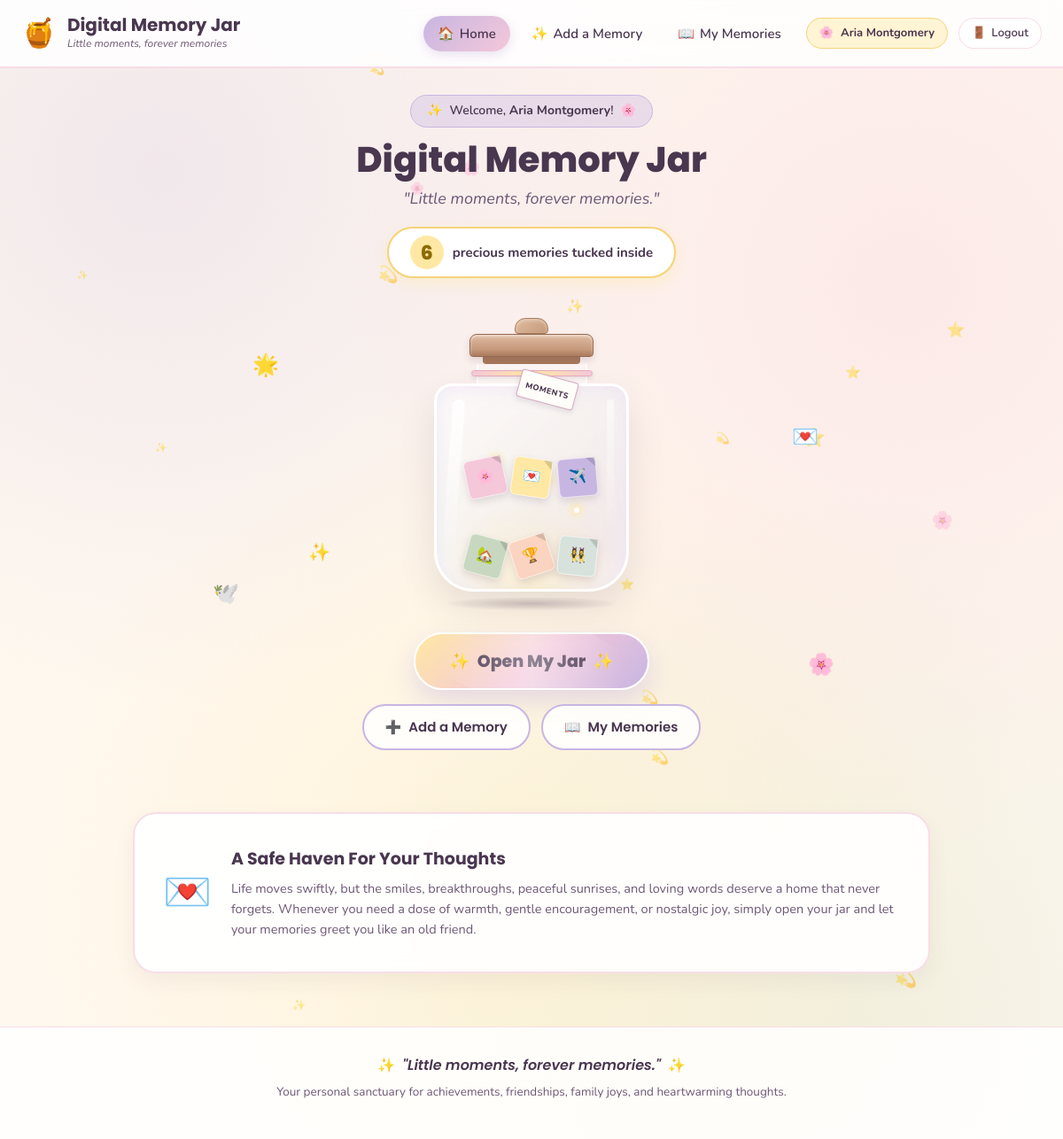
Screenshot of /home.php (signed in) with the database file from the repository.
### tables this page shows
CREATE TABLE IF NOT EXISTS `memories` (
  `id` INT AUTO_INCREMENT PRIMARY KEY,
  `user_id` INT NOT NULL,
  `title` VARCHAR(150) NOT NULL,
  `description` TEXT NOT NULL,
  `memory_date` DATE NOT NULL,
  `category` VARCHAR(50) NOT NULL,
  `mood` VARCHAR(30) DEFAULT NULL,
  `created_at` TIMESTAMP DEFAULT CURRENT_TIMESTAMP,
  CONSTRAINT `fk_memories_users` 
    FOREIGN KEY (`user_id`) 
    REFERENCES `users` (`id`) 
    ON DELETE CASCADE 
    ON UPDATE CASCADE
);

### includes/auth_check.php (called while the page is built, shortened)
<?php
$currentUser = [
    'id'    => (int)$_SESSION['user_id'],
    'name'  => $_SESSION['user_name'] ?? 'Friend',
    'email' => $_SESSION['user_email'] ?? ''
];

### config/db.php (called while the page is built, shortened)
<?php
function e($string) {
    return htmlspecialchars((string)$string, ENT_QUOTES, 'UTF-8');
}
function get_category_meta($category) {
    $categories = [
        'Happy Moment'     => ['icon' => '🌸', 'color' => '#F4C7D9'],
        'Achievement'      => ['icon' => '🏆', 'color' => '#FFE8A3'],
        'Friendship'       => ['icon' => '👯‍♀️', 'color' => '#C8B6E2'],
        'Family'           => ['icon' => '🏡', 'color' => '#FAD4C0'],
        'Travel'           => ['icon' => '✈️', 'color' => '#C8D8C0'],
        'Positive Message' => ['icon' => '💌', 'color' => '#D8E2DC'],
        'Other'            => ['icon' => '✨', 'color' => '#E8E8E4']
    ];
    return $categories[$category] ?? ['icon' => '✨', 'color' => '#E8E8E4'];
}

### home.php (the view, shortened to what this page needs)
<?php
require_once __DIR__ . '/config/db.php';
require_once __DIR__ . '/includes/auth_check.php';
$user_id = $currentUser['id'];
$count_stmt = $pdo->prepare("SELECT COUNT(*) AS total FROM memories WHERE user_id = :user_id");
$count_stmt->execute([':user_id' => $user_id]);
$memory_count = (int)$count_stmt->fetchColumn();
$preview_stmt = $pdo->prepare("SELECT title, category, mood FROM memories WHERE user_id = :user_id ORDER BY id DESC LIMIT 8");
$preview_stmt->execute([':user_id' => $user_id]);
$preview_notes = $preview_stmt->fetchAll();
require_once __DIR__ . '/includes/header.php';
?>
<div class="home-page-container">
    <section class="home-hero-section text-center">
        <div class="greeting-badge">
            <span class="badge-sparkle">✨</span>
            <span>Welcome, <strong><?php echo e($currentUser['name']); ?></strong>!</span>
            <span class="badge-sparkle">🌸</span>
        </div>
        <h1 class="main-title">Digital Memory Jar</h1>
        <p class="main-tagline">"Little moments, forever memories."</p>
        <div class="memory-counter-wrapper">
            <div class="counter-bubble">
                <span class="counter-number" id="jarMemoryCount"><?php echo $memory_count; ?></span>
                <span class="counter-label"><?php echo $memory_count === 1 ? 'precious memory tucked inside' : 'precious memories tucked inside'; ?></span>
            </div>
        </div>
    </section>
    <section class="jar-showcase-section">
        <div class="ambient-decorations" aria-hidden="true">
            <span class="float-item deco-1">🌟</span>
            <span class="float-item deco-2">💌</span>
            <span class="float-item deco-3">🕊️</span>
            <span class="float-item deco-4">🌸</span>
            <span class="float-item deco-5">✨</span>
        </div>
        <div class="glass-jar-wrapper">
            <div class="glass-jar" id="memoryJar" role="img" aria-label="A glass memory jar filled with colorful origami notes">
                <div class="jar-lid">
                    <div class="lid-knob"></div>
                    <div class="lid-cork"></div>
                    <div class="lid-ring"></div>
                </div>
                <div class="jar-neck">
                    <div class="jar-ribbon">
                        <div class="ribbon-tag">
                            <span>Moments</span>
                        </div>
                    </div>
                </div>
                <div class="jar-body">
                    <div class="jar-shine shine-left"></div>
                    <div class="jar-shine shine-right"></div>
                    <div class="jar-notes-container" id="jarNotesInner">
                        <?php if ($memory_count === 0): ?>
                            <div class="empty-jar-note">
                                <span class="empty-icon">💌</span>
                                <p>Your jar is quiet and waiting.<br>Drop your very first memory!</p>
                            </div>
                        <?php else: ?>
                            <?php
                            $note_colors = ['#F4C7D9', '#FFE8A3', '#C8B6E2', '#C8D8C0', '#FAD4C0', '#D8E2DC', '#FFD6E0'];
                            $note_rotations = ['-12deg', '8deg', '-5deg', '15deg', '-18deg', '6deg', '-9deg', '12deg'];
                            foreach ($preview_notes as $idx => $note):
                                $bg = $note_colors[$idx % count($note_colors)];
                                $rot = $note_rotations[$idx % count($note_rotations)];
                                $category_meta = get_category_meta($note['category']);
                            ?>
                                <div class="paper-note note-item-<?php echo $idx + 1; ?>"
                                     style="--note-bg: <?php echo $bg; ?>; --note-rot: <?php echo $rot; ?>;"
                                     title="<?php echo e($note['title']); ?>">
                                    <span class="note-icon"><?php echo $category_meta['icon']; ?></span>
                                    <span class="note-fold"></span>
                                </div>
                            <?php endforeach; ?>
                        <?php endif; ?>
                    </div>
                    <div class="jar-fireflies" aria-hidden="true">
                        <span class="firefly ff-2"></span>
                    </div>
                </div>
                <div class="jar-shadow"></div>
            </div>
        </div>
        <div class="jar-action-buttons">
            <button type="button" class="btn btn-magic btn-open-jar" id="btnOpenJar">
                <span class="btn-sparkle-icon">✨</span>
                <span class="btn-text">Open My Jar</span>
                <span class="btn-sparkle-icon">✨</span>
            </button>
            <div class="secondary-actions">
                <a href="add-memory.php" class="btn btn-outline btn-pill">
                    <span class="btn-icon">➕</span> Add a Memory
                </a>
                <a href="memories.php" class="btn btn-outline btn-pill">
                    <span class="btn-icon">📖</span> My Memories
                </a>
            </div>
        </div>
    </section>
    <section class="home-message-card">
        <div class="message-card-inner">
            <div class="message-card-icon">💌</div>
            <div class="message-card-text">
                <h3>A Safe Haven For Your Thoughts</h3>
                <p>
                    Life moves swiftly, but the smiles, breakthroughs, peaceful sunrises, and loving words deserve a home that never forgets.
                    Whenever you need a dose of warmth, gentle encouragement, or nostalgic joy, simply open your jar and let your memories greet you like an old friend.
                </p>
            </div>
        </div>
    </section>
</div>
<?php require_once __DIR__ . '/includes/footer.php'; ?>

### rows the page displays
memories: category "🌸"
memories: category "💌"
memories: category "✈️"
memories: category "🏡"
memories: category "🏆"
memories: category "👯‍♀️"

### other values shown
$user_display_name "Aria Montgomery"
$currentUser['name'] "Aria Montgomery"
$memory_count "6"
